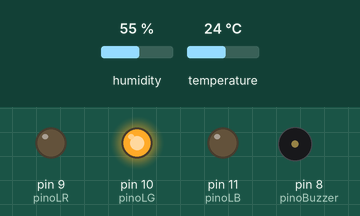
A sketch run on a simulated Arduino Uno, built with avr-gcc and run on an emulated ATmega328P. Shown: output pins drawn as LEDs (lit = HIGH), buzzer (waves = sounding). The inputs (shaded band) are chosen by the test bench; at power-on: temperature 24 °C, humidity 55 %.

Above: at 4.8 s.
4.9 s: temperature set to 21 °C
7.9 s: temperature set to 18 °C
At 9.1 s:
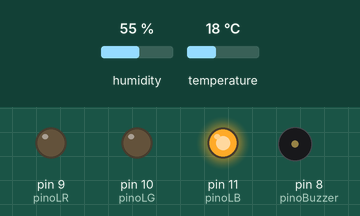
14.3 s: temperature set to 16 °C
17.3 s: temperature set to 13 °C
At 20.6 s:
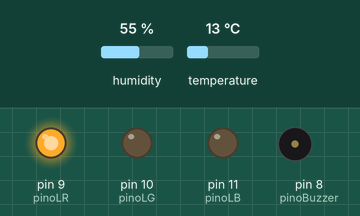
23.7 s: temperature set to 19 °C
At 24.6 s:
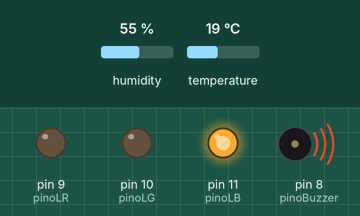
30.1 s: temperature set to 12 °C
At 32.6 s:
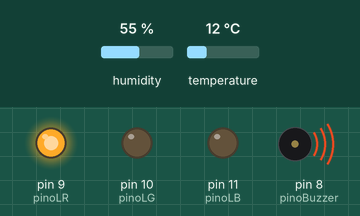
Timing chart, 0 to 37.3 s (numbered marks = the images above; inputs shaded):
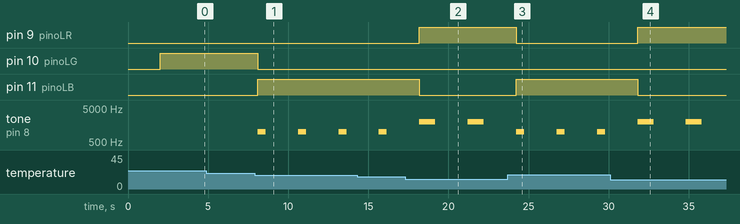

Measured:
- the behaviour switches between 20 and 19 °C on temperature (found by bisection; images 0 and 1)
- the behaviour switches between 15 and 14 °C on temperature (found by bisection; images 1 and 2)
- after the input at 4.9 s, every drawn part: stays the same
- after the input at 7.9 s, pin 10 (pinoLG): HIGH → LOW after 0.19 s; pin 11 (pinoLB): LOW → HIGH after 0.19 s; tone on pin 8 (pinoBuzzer): alternates 1000 Hz for 0.50 s and silent for 2.0 s, starting after 0.19 s
- after the input at 17.3 s, pin 9 (pinoLR): LOW → HIGH after 0.89 s; pin 11 (pinoLB): HIGH → LOW after 0.89 s
- after the input at 23.7 s, pin 9 (pinoLR): HIGH → LOW after 0.53 s; pin 11 (pinoLB): LOW → HIGH after 0.53 s
- after the input at 30.1 s, pin 9 (pinoLR): LOW → HIGH after 1.7 s; pin 11 (pinoLB): HIGH → LOW after 1.7 s

The sketch:

Sensor_de_Temperatura_e_Humidade.ino
```cpp
#include "DHT.h";

const int pinoLR = 9;
const int pinoLG = 10;
const int pinoLB = 11;

const int pinoBuzzer = 8;
const int pinoDht = 2;

float temperatura;
float humidade;

DHT dht(pinoDht, DHT11);

void setup() {
  Serial.begin(9600);

  pinMode(pinoLR, OUTPUT);
  pinMode(pinoLG, OUTPUT);
  pinMode(pinoLB, OUTPUT);
  pinMode(pinoBuzzer, OUTPUT);

  dht.begin();
}

void loop() {
  delay(2000);
  temperatura = dht.readTemperature();
  humidade = dht.readHumidity();


  if(isnan(temperatura)||isnan(humidade)){
    digitalWrite(pinoLR, HIGH);
    digitalWrite(pinoLG, HIGH);
    digitalWrite(pinoLB, HIGH);
    }
   else {
    if (temperatura > 35 || temperatura < 15) {
      digitalWrite(pinoLR, HIGH);
      digitalWrite(pinoLG, LOW);
      digitalWrite(pinoLB, LOW);
      tone(pinoBuzzer, 2000);
      delay(1000);
    }
    else if (temperatura > 30 || temperatura < 20) {
      digitalWrite(pinoLR, LOW);
      digitalWrite(pinoLG, LOW);
      digitalWrite(pinoLB, HIGH);
      tone(pinoBuzzer, 1000);
      delay(500);
    }
    else {
      // Acende verde
      digitalWrite(pinoLR, LOW);
      digitalWrite(pinoLG, HIGH);
      digitalWrite(pinoLB, LOW);
    }
   }
    noTone(pinoBuzzer);
 }
```
